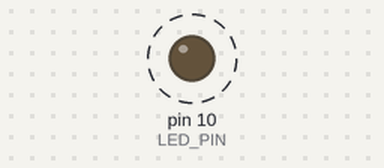
This sketch was run on a simulated Arduino Uno, built with avr-gcc and run on an emulated ATmega328P. On the bench: output pins drawn as LEDs (lit = HIGH). Dashed ring = blinking.

Above: at 0.5 s.
Timing chart, 0 to 4.6 s (numbered marks = the images above):
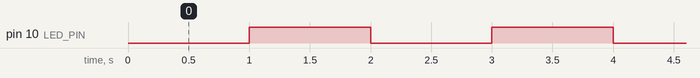

Measured:
- by itself, pin 10 (LED_PIN): alternates HIGH for 1.0 s and LOW for 1.0 s

The sketch:

millis-led.ino
```cpp
// Číslo pinu, na kterém je LED
#define LED_PIN 10

// Interval blikání LED v milisekundách
#define INTERVAL 1000   // 1 sekunda

// Uložíme si čas posledního přepnutí LED
unsigned long predchoziCas = 0;

void setup() {
  pinMode(LED_PIN, OUTPUT);   // Nastavení pinu jako výstup
}

void loop() {
  // Aktuální čas od spuštění programu (v ms)
  unsigned long aktualniMillis = millis();

  // Pokud od posledního přepnutí uplynul čas INTERVAL
  if (aktualniMillis - predchoziCas >= INTERVAL)
  {
    predchoziCas = aktualniMillis;   // Uložíme aktuální čas pro další porovnání

    // Přepneme LED na opačný stav (zapnutá → vypnutá, vypnutá → zapnutá)
    digitalWrite(LED_PIN, !digitalRead(LED_PIN));
  }
}
```
